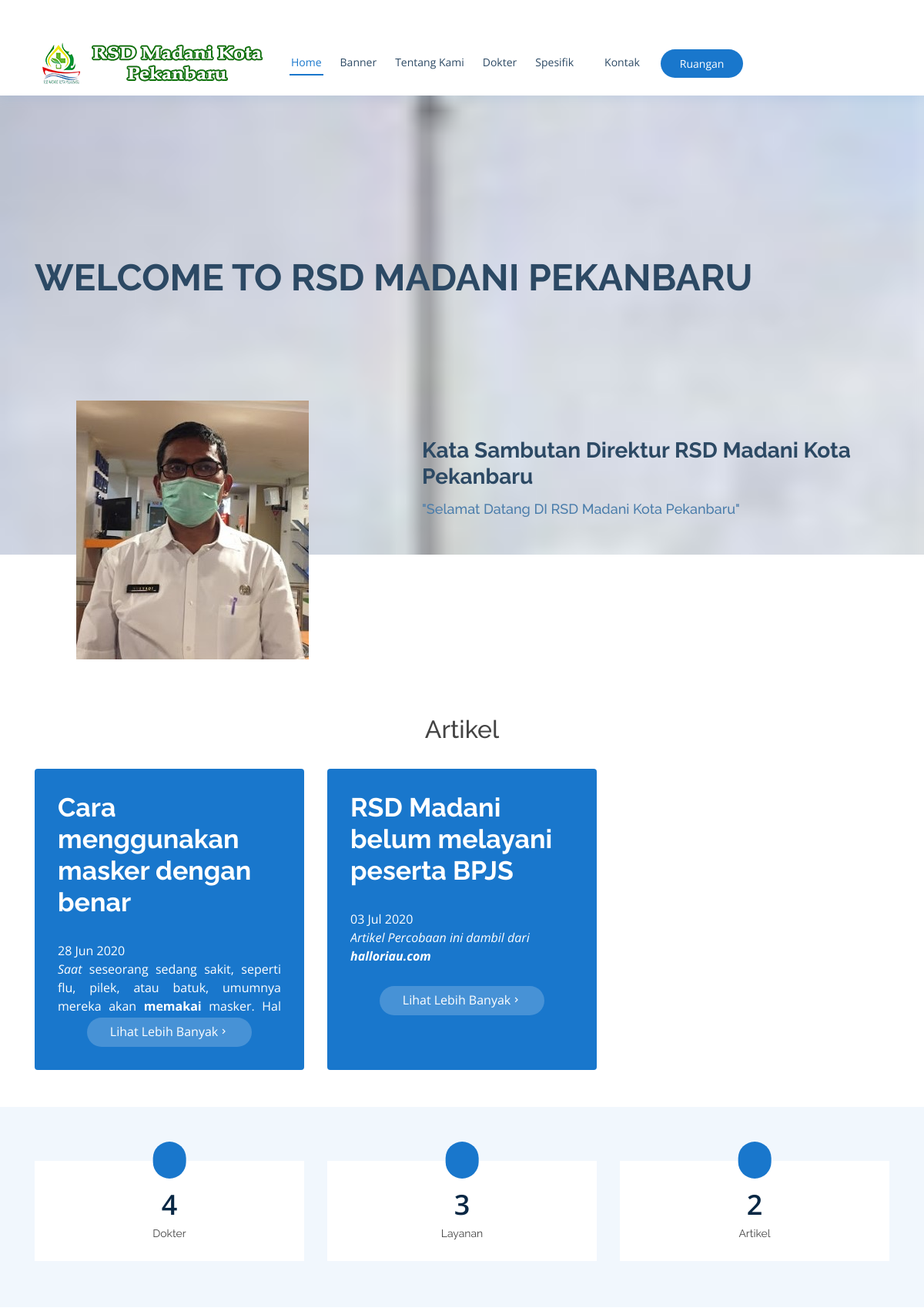
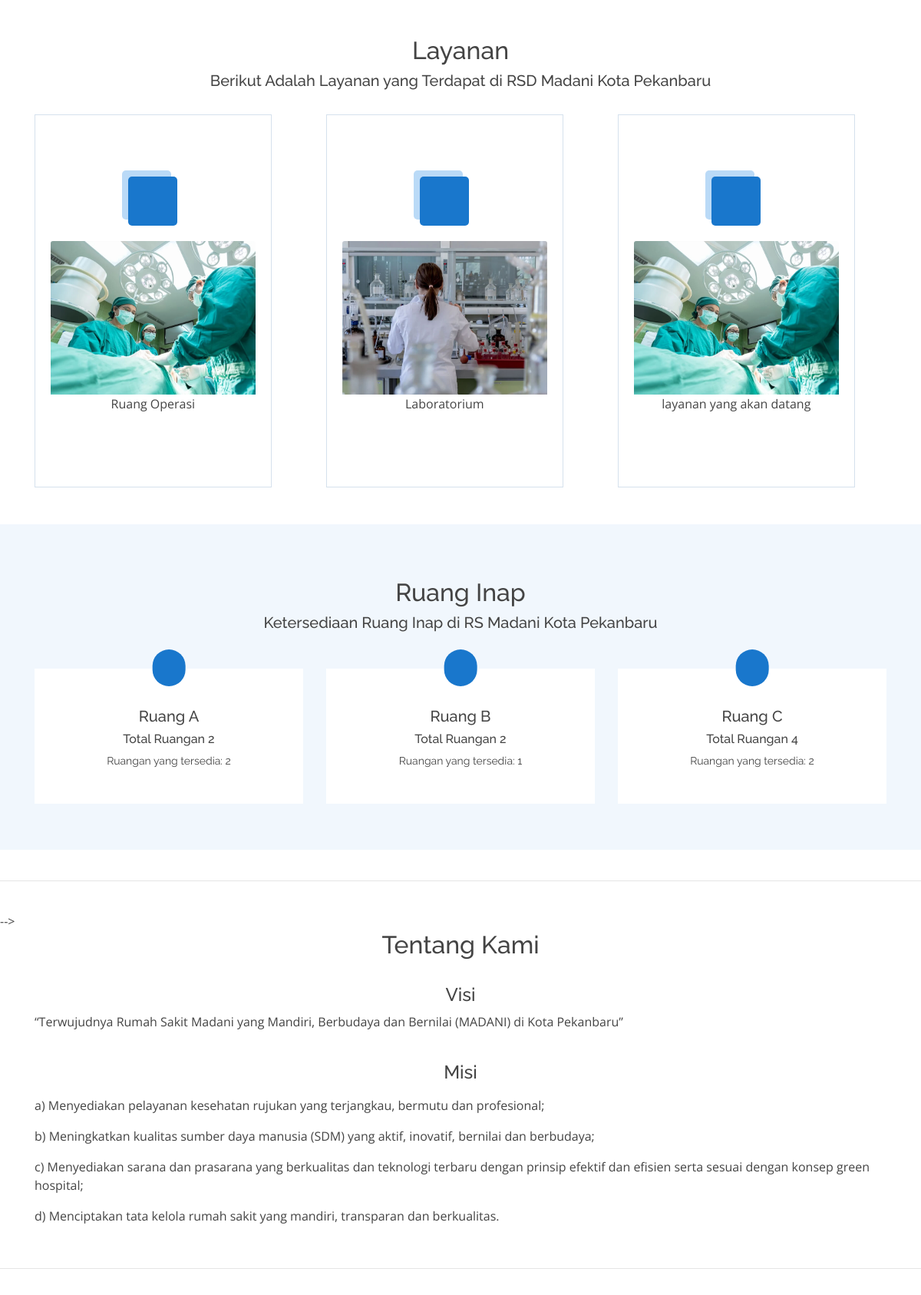
The page / (upper part) on the database its author committed (2 pictures, top to bottom).
### tables this page shows
CREATE TABLE `situs` (
  `id` int(11) NOT NULL,
  `tentang` varchar(1024) NOT NULL,
  `isi` varchar(1024) NOT NULL,
  `gambar` varchar(64) NOT NULL,
  `visi` varchar(512) NOT NULL,
  `misi` varchar(768) NOT NULL,
  `logo` varchar(64) NOT NULL,
  `icon` varchar(64) NOT NULL
);

CREATE TABLE `artikel` (
  `id` int(11) NOT NULL,
  `gambar` varchar(64) NOT NULL,
  `arjudul` varchar(64) NOT NULL,
  `arkonten` longtext NOT NULL,
  `artanggal` date NOT NULL,
  `created_at` timestamp NOT NULL DEFAULT CURRENT_TIMESTAMP ON UPDATE CURRENT_TIMESTAMP,
  `modified_at` timestamp NOT NULL DEFAULT '0000-00-00 00:00:00'
);

CREATE TABLE `layanan` (
  `id` int(11) NOT NULL,
  `nlayanan` varchar(64) NOT NULL,
  `gambar` varchar(64) NOT NULL,
  `dlayanan` text,
  `created_at` timestamp NOT NULL DEFAULT CURRENT_TIMESTAMP ON UPDATE CURRENT_TIMESTAMP,
  `modified_at` timestamp NOT NULL DEFAULT '0000-00-00 00:00:00'
);

CREATE TABLE `ruangan` (
  `id` int(11) NOT NULL,
  `ktruangan` varchar(64) NOT NULL,
  `exist` int(1) NOT NULL,
  `modified_at` timestamp NOT NULL DEFAULT CURRENT_TIMESTAMP ON UPDATE CURRENT_TIMESTAMP
);

### application/controllers/Home.php (called while the page is built, shortened)
<?php
class Home extends CI_Controller
{
  public function __construct()
  {
    $this->load->model('md_artikel', 'artikel');
    $this->load->model('md_layanan', 'layanan');
    $this->load->model('md_dokter', 'dokter');
    $this->load->model('md_ruangan', 'ruangan');
    $this->load->model('md_pengaturan', 'mp');
  }
  public function index()
  {
    $data['title'] = 'Selamat datang di Website Rumah Sakit Madani';
    $data['tentang'] = $this->mp->get();
    $data['artikel'] = $this->artikel->home_artikel();
    $data['total_artikel'] = $this->artikel->get();
    $data['layanan'] = $this->layanan->home_layanan();
    $data['dokter'] = $this->dokter->home_dokter();
    $data['total_dokter'] = $this->dokter->get();
    $data['ruangan'] = $this->ruangan->home_ruangan();
    $data['ruangan_aktif'] = count($this->db->get_where('dtl_ruangan', ['is_active' => 1])->result());
    $data['ruangan_terpakai'] = count($this->db->get_where('dtl_ruangan', ['is_active' => 0])->result());
    $data['situs'] = $this->db->get_where('situs', ['id' => 1])->row_array();
    $this->load->view('public/layout/header', $data);
    $this->load->view('public/layout/navbar', $data);
    $this->load->view('public/index', $data);
    $this->load->view('public/layout/footer');
  }
}

### index.php (called while the page is built, shortened)
<?php
require_once BASEPATH.'core/CodeIgniter.php';

### application/models/Md_artikel.php (called while the page is built, shortened)
<?php
class Md_artikel extends CI_Model
{
  public function home_artikel()
  {
    $query = $this->db->query('select * from artikel order by artanggal asc limit 3');
    return $query->result();
  }
}

### application/models/Md_layanan.php (called while the page is built, shortened)
<?php
class Md_layanan extends CI_Model {
  public function home_layanan() {
    $query = $this->db->query('select * from layanan limit 4');
    return $query->result();
  }
}

### application/models/Md_ruangan.php (called while the page is built, shortened)
<?php
class Md_ruangan extends CI_Model
{
  public function home_ruangan()
  {
    $query = $this->db->query('select * from ruangan ORDER BY id');
    return $query->result();
  }
}

### application/views/public/index.php (the view, shortened to what this page needs)
<body>
    <section id="hero" class="d-flex align-items-center">
        <div class="container">
            <h1>Welcome to RSD Madani Pekanbaru</h1>
        </div>
    </section>
    <main id="main">
        <section id="about" class="about" style:margin:10px;>
            <div class="container-fluid">
                <div class="row">
                    <div class="col-xl-5 col-lg-6 foto-box d-flex justify-content-center align-items-stretch">
                        <img src="<?= base_url('assets/img/situs/' . $situs['gambar']) ?>" alt="">
                    </div>
                    <div
                        class="col-xl-7 col-lg-6 icon-boxes d-flex flex-column align-items-stretch justify-content-top py-5 px-lg-5">
                        <h3> <?= $situs['tentang'] ?></h3>
                        <h4> <?= $situs['isi'] ?></h4>
                    </div>
                </div>
            </div>
        </section>
        <br>
        <br>
        <br>
        <section id="why-us" class="why-us">
            <div class="container">
                <div class="section-title">
                    <h2 style="text-align: center;">Artikel</h2>
                </div>
                <br>
                <div class="row">
                    <?php foreach ($artikel as $art) : ?>
                    <div class="col-lg-4 d-flex align-items-stretch">
                        <div class="content">
                            <h3 class="home-artikel-judul">
                                <?= $art->arjudul ?>
                            </h3>
                            <span class="home-artikel-tanggal">
                                <?php $dc = date_create($art->artanggal);
                                    echo date_format($dc, "d M Y") ?>
                            </span>
                            <div style="max-height: 75px; overflow: hidden">
                                <span class="collapsed-text">
                                    <?= $art->arkonten ?>
                                </span>
                            </div>
                            <div class="text-center">
                                <a href="<?= base_url('public/artikel') ?>" class="more-btn">Lihat Lebih Banyak<i
                                        class="bx bx-chevron-right"></i></a>
                            </div>
                        </div>
                    </div>
                    <?php endforeach; ?>
                </div>
            </div>
        </section>
        <br>
        <br>
        <section id="counts" class="counts">
            <div class="container">
                <div class="row">
                    <div class="col-lg-4 col-md-4">
                        <div class="count-box">
                            <i class="icofont-doctor-alt"></i>
                            <span data-toggle="counter-up"><?= count($total_dokter) ?></span>
                            <p>Dokter</p>
                        </div>
                    </div>
                    <div class="col-lg-4 col-md-4 mt-5 mt-md-0">
                        <div class="count-box">
                            <i class="icofont-patient-bed"></i>
                            <span data-toggle="counter-up"><?= count($layanan) ?></span>
                            <p>Layanan</p>
                        </div>
                    </div>
                    <div class="col-lg-4 col-md-4 mt-5 mt-lg-0">
                        <div class="count-box">
                            <i class="icofont-laboratory"></i>
                            <span data-toggle="counter-up"><?= count($total_artikel) ?></span>
                            <p>Artikel</p>
                        </div>
                    </div>
                </div>
            </div>
        </section>
        <br>
        <br>
        <section id="services" class="services">
            <div class="container">
                <div class="section-title">
                    <h2 style="text-align: center;">Layanan</h2>
                    <h5 style="text-align: center;">Berikut Adalah Layanan yang Terdapat di RSD Madani Kota Pekanbaru
                    </h5>
                </div>
                <br>
                <div class="row">
                    <?php foreach ($layanan as $l) : ?>
                    <div class="col-lg-4 col-md-6 d-flex align-items-stretch">
                        <div class="icon-box">
                            <div class="icon"><i class="icofont-heart-beat"></i></div>
                            <img src="<?= $l->gambar == '' ? 'https://via.placeholder.com/300x200.png?text=' . $l->nlayanan : base_url('assets/img/layanan/' . $l->gambar) ?>"
                                style="height: 200px; object-fit: cover; object-position: center"
                                class="card-img-top img-fluid" alt="<?= $l->nlayanan ?>">
                            <div class="w-100 layanan-square d-flex flex-column align-items-center">
                                <span style="text-decoration-color: lavender;"
                                    class="text-black mb-3"><?= $l->nlayanan ?></span>
                            </div>
                        </div>
                    </div>
                    <?php endforeach; ?>
                </div>
            </div>
        </section>
        <br>
        <br>
        <section id="counts" class="counts">
            <div class="container">
                <div class="section-title">
                    <h2 style="text-align: center;">Ruang Inap</h2>
                    <h5 style="text-align: center;" class="mb-5">Ketersediaan Ruang Inap di RS Madani Kota Pekanbaru
                    </h5>
                </div>
                <div class="row">
                    <?php foreach ($ruangan as $r) : ?>
                    <?php
                        $active = $this->db->get_where('dtl_ruangan', ['id_kategori' => $r->id, 'is_active' => 1])->result();
                        $total = $this->db->get_where('dtl_ruangan', ['id_kategori' => $r->id])->result(); ?>
                    <div class="col-lg-4 col-md-4">
                        <div class="count-box">
                            <i class="icofont-patient-bed"></i>
                            <div class="card-body text-center">
                                <h5 class="card-text"><?= $r->ktruangan ?></h5>
                                <h6 class="card-text">Total Ruangan <?= count($total) ?>
                                </h6>
                                <p class="card-text">Ruangan yang tersedia: <?= count($active) ?></p>
                            </div>
                        </div>
                    </div>
                    <?php endforeach ?>
                </div>
            </div>
        </section>
        <br>
        <hr>
        <br> -->
        <section id="departments" class="departments">
            <div class="container">
                <div class="section-title">
                    <h2 style="text-align: center;">Tentang Kami</h2>
                    <br>
                    <div id="visi">
                        <h4 style="text-align: center;">Visi</h4>
                        <p style="text-align: left;">
                            <?= $tentang['visi'] ?>
                        </p>
                    </div>
                    <br>
                    <div id="misi">
                        <h4 style="text-align: center;">Misi</h4>
                        <p style="text-align: center;">
                            <?= $tentang['misi'] ?>
                        </p>
                    </div>
                </div>
            </div>
        </section>
        <br>
        <hr>
        <br>
        <br>
        <br>
        <br>
        <br>
        <br>
    </main>
</body>

### assets/medis/css/style.css (style rules this page uses)
body { font-family: "Open Sans", sans-serif; color: #444444; }
a { color: #1977cc; }
h1, h2, h3, h4, h5, h6 { font-family: "Raleway", sans-serif; }
#hero { width: 100%; height: 90vh; background: url("../img/rsmadani.jpeg") top center; background-size: cover; position: relative; margin-bottom: -200px; }
#hero .container { position: relative; }
#hero h1 { margin: 0; font-size: 48px; font-weight: 700; line-height: 56px; text-transform: uppercase; color: #2c4964; }
@media (min-width: 1024px) { #hero { background-attachment: fixed; } }
.why-us .content { padding: 30px; background: #1977cc; border-radius: 4px; color: #fff; }
.why-us .content h3 { font-weight: 700; font-size: 34px; margin-bottom: 30px; }
.why-us .content p { margin-bottom: 30px; }
.why-us .content .more-btn { display: inline-block; background: rgba(255, 255, 255, 0.2); padding: 6px 30px 8px 30px; color: #fff; border-radius: 50px; transition: all ease-in-out 0.4s; }
.why-us .content .more-btn i { font-size: 14px; }
.about .icon-boxes h4 { font-size: 18px; color: #4b7dab; margin-bottom: 15px; }
.about .icon-boxes h3 { font-size: 28px; font-weight: 700; color: #2c4964; margin-bottom: 15px; }
.counts { background: #f1f7fd; padding: 70px 0 60px; }
.counts .count-box { padding: 30px 30px 25px 30px; width: 100%; position: relative; text-align: center; background: #fff; }
.counts .count-box i { position: absolute; top: -25px; left: 50%; transform: translateX(-50%); font-size: 24px; background: #1977cc; padding: 12px; color: #fff; border-radius: 50px; }
.counts .count-box span { font-size: 36px; display: block; font-weight: 600; color: #082744; }
.counts .count-box p { padding: 0; margin: 0; font-family: "Raleway", sans-serif; font-size: 14px; }
.services .icon-box { text-align: center; border: 1px solid #d5e1ed; padding: 80px 20px; transition: all ease-in-out 0.3s; }
.services .icon-box .icon { margin: 0 auto; width: 64px; height: 64px; background: #1977cc; border-radius: 5px; transition: all .3s ease-out 0s; display: flex; align-items: center; justify-content: center; margin-bottom: 20px; transform-style: preserve-3d; }
.services .icon-box .icon i { color: #fff; font-size: 28px; }
.services .icon-box .icon::before { position: absolute; content: ''; left: -8px; top: -8px; height: 100%; width: 100%; background: #badaf7; border-radius: 5px; transition: all .3s ease-out 0s; transform: translateZ(-1px); }
.departments { overflow: hidden; }

### rows shown on the page
situs: gambar (picture), tentang "Kata Sambutan Direktur RSD Madani Kota Pekanbaru", isi "\"Selamat Datang DI RSD Madani Kota Pekanbaru\"", visi "“Terwujudnya Rumah Sakit Madani yang Mandiri, Berbudaya dan Bernilai (MADANI) di Kota Pekanbaru”", misi "a) Menyediakan pelayanan kesehatan rujukan yang terjangkau, bermutu dan profesional; b) Meningkatkan kualitas sumber daya manusia (SDM) yang aktif, inovatif, bernilai dan berbudaya; c) Menyediakan sarana dan prasarana yang berkualitas dan teknologi terbaru dengan prinsip efektif dan efisien serta sesuai dengan konsep green hospital; d) Menciptakan tata kelola rumah sakit yang mandiri, transparan dan berkualitas."
artikel: arjudul "Cara menggunakan masker dengan benar", artanggal "28 Jun 2020", arkonten "Saat seseorang sedang sakit, seperti flu, pilek, atau batuk, umumnya mereka akan memakai masker. Hal…"
artikel: arjudul "RSD Madani belum melayani peserta BPJS", artanggal "03 Jul 2020", arkonten "Artikel Percobaan ini dambil dari halloriau.com"
layanan: gambar (picture), nlayanan "Ruang Operasi"
layanan: gambar (picture), nlayanan "Laboratorium"
layanan: gambar (picture), nlayanan "layanan yang akan datang"
ruangan: ktruangan "Ruang A", count($total) "2", count($active) "2"
ruangan: ktruangan "Ruang B", count($total) "2", count($active) "1"
ruangan: ktruangan "Ruang C", count($total) "4", count($active) "2"

### other values the page prints
count($total_dokter) "4"
count($layanan) "3"
count($total_artikel) "2"
